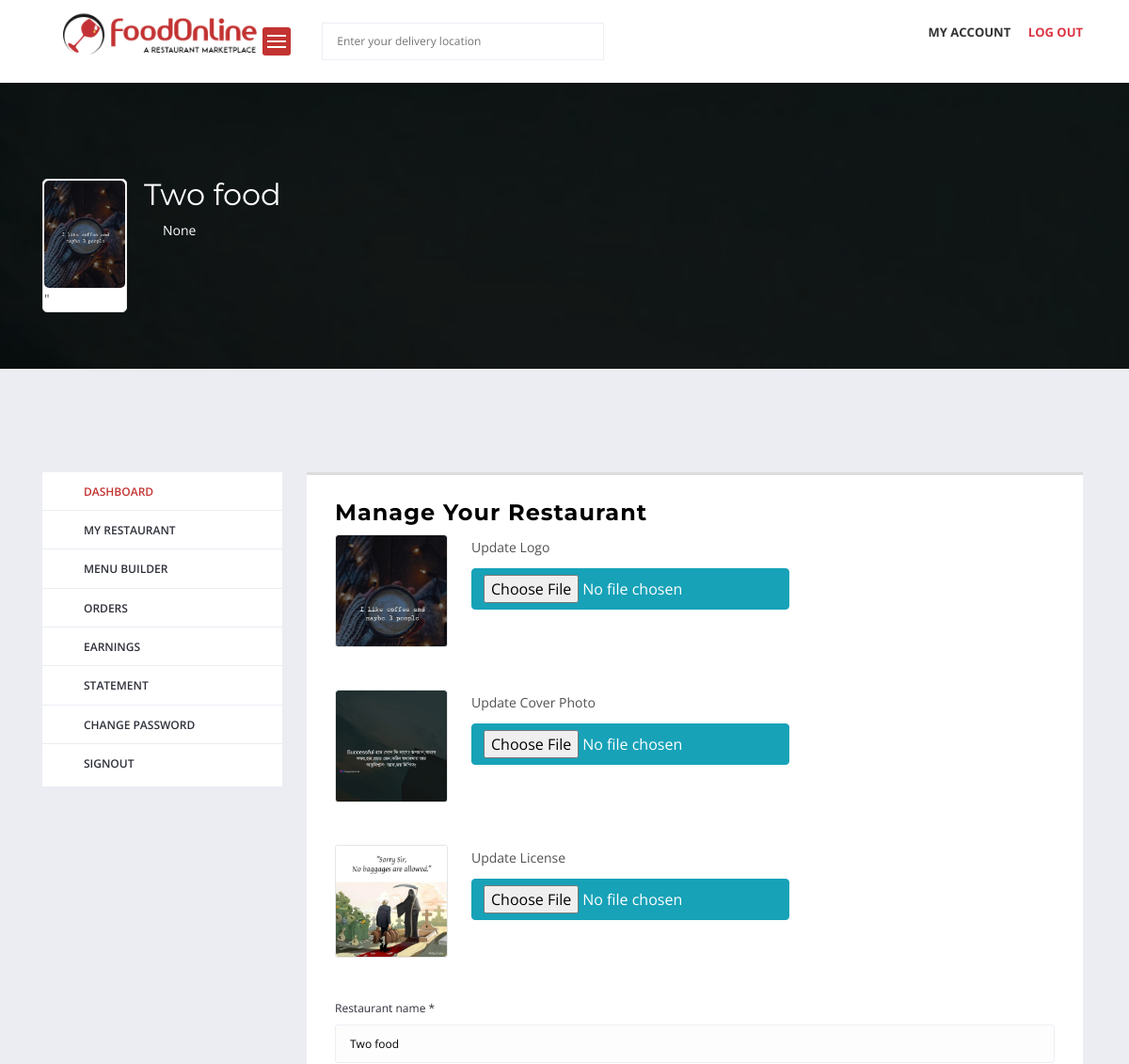
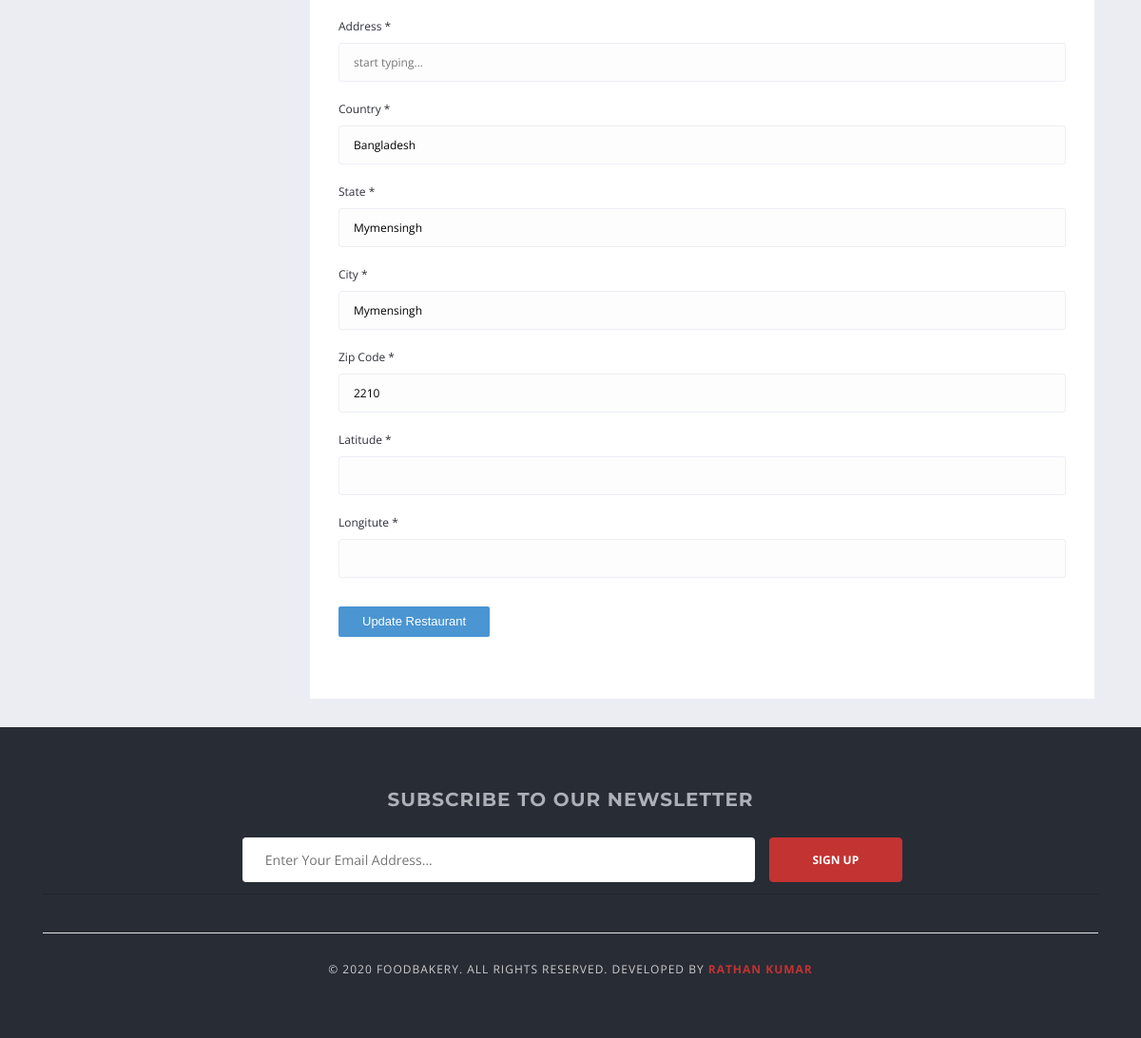
Screenshot of /vendor/profile/ (signed in) with the database file from the repository (2 pictures, top to bottom).
### vendor/models.py (models this page shows, shortened)
class Vendor(models.Model):
    vendor_user=models.OneToOneField(User, related_name='vendor_user',
                              on_delete=models.CASCADE)
    vendor_user_profile=models.OneToOneField(UserProfile,related_name='vendor_user_profile',
                                      on_delete=models.CASCADE)
    vendor_name=models.CharField(max_length=50)
    vendor_license=models.ImageField(upload_to='vendor/license')
    is_approved=models.BooleanField(default=False)
    created_at=models.DateTimeField(auto_now_add=True)
    modified_at=models.DateTimeField(auto_now=True)

### accounts/models.py (models this page shows, shortened)
class UserProfile(models.Model):
    user= models.OneToOneField(User, on_delete=models.CASCADE, related_name='user')
    profile_picture=models.ImageField(upload_to='user/profile_picture',blank=True,null=True)
    cover_photo=models.ImageField(upload_to='user/cover_picture',blank=True,null=True)
    address=models.CharField(max_length=500,blank=True,null=True)
    country=models.CharField(max_length=50, blank=True,null=True)
    state=models.CharField(max_length=50, blank=True,null=True)
    city=models.CharField(max_length=50, blank=True,null=True)
    pin_code=models.CharField(max_length=10, blank=True,null=True)
    latitude=models.CharField(max_length=50, blank=True,null=True)
    longitute=models.CharField(max_length=50, blank=True,null=True)
    created_at=models.DateTimeField(auto_now_add=True)
    modify_at=models.DateTimeField(auto_now=True)

### vendor/views.py (the view)
# urls.py: path('profile/', views.vprofile, name='vprofile'),
@login_required(login_url='login')
@user_passes_test(check_vendor_role)
def vprofile(request):
    profile=get_object_or_404(UserProfile, user=request.user)
    vendor_profile=get_object_or_404(Vendor, vendor_user=request.user)
    if request.method=='POST':
        profile_form=Vendfor_Profile_Form(request.POST, request.FILES, instance=profile)
        vendor_form=vendorForm(request.POST, request.FILES, instance=vendor_profile)
        if profile_form.is_valid() and vendor_form.is_valid():
            profile_form.save()
            vendor_form.save()
            return redirect('vprofile')
        else:
            print(profile_form.errors)
            print(vendor_form.errors)
    else:
        profile_form=Vendfor_Profile_Form(instance=profile)
        vendor_form=vendorForm(instance=vendor_profile)
    context={
        'profile_form':profile_form,
        'vendor_form':vendor_form,
        'profile':profile,
        'vendor_profile':vendor_profile,
    }
    return render(request, 'vendor/vprofile.html',context)

### templates/vendor/vprofile.html (shortened to what this page needs)
{% extends 'base.html' %}
{% load static %}
{% block content %}
<div class="main-section">
    {% include 'includes/cover.html' %}
     <div class="page-section account-header buyer-logged-in">
         <div class="container">
             <div class="row">
                 <div class="col-lg-3 col-md-3 col-sm-12 col-xs-12">
                    {% include 'includes/v_sidebar.html' %}
                 </div>
                 <div class="col-lg-9 col-md-9 col-sm-12 col-xs-12">
                     <div class="user-dashboard loader-holder">
                         <div class="user-holder">
                            <h2>Manage Your Restaurant</h2>
                            <form action="{% url 'vprofile' %}" method="POST" enctype="multipart/form-data">
                                <div class="form-fields-set">
                                    <ul>
                                        <li>
                                            <div class="row">
                                                <div class="col-lg-12 col-md-12 col-sm-12 col-xs-12">
                                                    <div class="restaurant-info">
                                                        <div class="img-holder">
                                                            <ul class="foodbakery-gallery-holder">
                                                                <li class="gal-img">
                                                                    <div class="drag-list">
                                                                        <div class="item-thumb">
                                                                            {% if profile.profile_picture %}
                                                                            <img class="thumbnail" src="{{ profile.profile_picture.url }}" alt="">
                                                                            {% else %}
                                                                            <img src="{% static 'images/de_cover.jpg' %}">
                                                                            {% endif %}
                                                                        </div>
                                                                    </div>
                                                                </li>
                                                            </ul>
                                                        </div>
                                                        <div class="text-holder">
                                                            <label>Update Logo</label>
                                                            <div class="upload-gallery">
                                                                {{profile_form.profile_picture}}
                                                            </div>
                                                        </div>
                                                    </div>
                                                </div>
                                                <div class="col-lg-12 col-md-12 col-sm-12 col-xs-12">
                                                    <div class="restaurant-info">
                                                        <div class="img-holder">
                                                            <ul class="foodbakery-gallery-holder">
                                                                <li class="gal-img">
                                                                    <div class="drag-list">
                                                                        <div class="item-thumb">
                                                                            {% if profile.cover_photo %}
                                                                            <img class="thumbnail" src="{{ profile.cover_photo.url }}" alt="">
                                                                            {% else %}
                                                                            <img src="{% static 'images/de_cover.jpg' %}">
                                                                            {% endif %}
                                                                        </div>
                                                                    </div>
                                                                </li>
                                                            </ul>
                                                        </div>
                                                        <div class="text-holder">
                                                            <label>Update Cover Photo</label>
                                                            <div class="upload-gallery">
                                                                {{profile_form.cover_photo}}
                                                            </div>
                                                        </div>
                                                    </div>
                                                </div>
                                                <div class="col-lg-12 col-md-12 col-sm-12 col-xs-12">
                                                    <div class="restaurant-info">
                                                        <div class="img-holder">
                                                            <ul class="foodbakery-gallery-holder">
                                                                <li class="gal-img">
                                                                    <div class="drag-list">
                                                                        <div class="item-thumb">
                                                                            <img class="thumbnail" src="{{ vendor_profile.vendor_license.url }}" alt="">
                                                                        </div>
                                                                    </div>
                                                                </li>
                                                            </ul>
                                                        </div>
                                                        <div class="text-holder">
                                                            <label>Update License</label>
                                                            <div class="upload-gallery">
                                                                {{vendor_form.vendor_license}}
                                                            </div>
                                                        </div>
                                                    </div>
                                                </div>
                                                <div class="col-lg-12 col-md-12 col-sm-12 col-xs-12">
                                                    <div class="field-holder">
                                                        <label>Restaurant name *</label>
                                                        {{vendor_form.vendor_name}}
                                                    </div>
                                                </div>
                                                <div class="col-lg-12 col-md-12 col-sm-12 col-xs-12">
                                                    <div class="field-holder">
                                                        <label>Address *</label>
                                                        {{profile_form.address}}
                                                    </div>
                                                </div>
                                                <div class="col-lg-12 col-md-12 col-sm-12 col-xs-12">
                                                    <div class="field-holder">
                                                        <label>Country *</label>
                                                        {{profile_form.country}}
                                                    </div>
                                                </div>
                                                <div class="col-lg-12 col-md-12 col-sm-12 col-xs-12">
                                                    <div class="field-holder">
                                                        <label>State *</label>
                                                        {{profile_form.state}}
                                                    </div>
                                                </div>
                                                <div class="col-lg-12 col-md-12 col-sm-12 col-xs-12">
                                                    <div class="field-holder">
                                                        <label>City *</label>
                                                        {{profile_form.city}}
                                                    </div>
                                                </div>
                                                <div class="col-lg-12 col-md-12 col-sm-12 col-xs-12">
                                                    <div class="field-holder">
                                                        <label>Zip Code *</label>
                                                        {{profile_form.pin_code}}
                                                    </div>
                                                </div>
                                                <div class="col-lg-12 col-md-12 col-sm-12 col-xs-12">
                                                    <div class="field-holder">
                                                        <label>Latitude *</label>
                                                        {{profile_form.latitude}}
                                                    </div>
                                                </div>
                                                <div class="col-lg-12 col-md-12 col-sm-12 col-xs-12">
                                                    <div class="field-holder">
                                                        <label>Longitute *</label>
                                                        {{profile_form.longitute}}
                                                    </div>
                                                </div>
                                            </div>
                                        </li>
                                    </ul>
                                    <div>
                                        <div class="field-holder">
                                            <div class="payment-holder input-button-loader">
                                                <input  type="submit" value="Update Restaurant" >
                                            </div>
                                        </div>
                                    </div>
                                </div>
                            </form>
                         </div>
                     </div>
                 </div>
             </div>
         </div>
     </div>
 </div>
{% endblock content %}

### templates/includes/cover.html
{% load static %}
<div class="page-section restaurant-detail-image-section" style=" background: url({% if vendor.vendor_user_profile.cover_photo %}{{ vendor.vendor_user_profile.cover_photo.url }} {% else %}{% static 'images/de_cover.jpg' %} {% endif %} ) no-repeat scroll 0 0 / cover;">
    <div class="container">
        <div class="row">
            <div class="col-lg-12 col-md-12 col-sm-12 col-xs-12">
                <div class="company-info-detail">
                    <div class="company-info">
                        <div class="img-holder">
                            <figure>
                                {% if vendor.vendor_user_profile.profile_picture %}
                                <img src="{{ vendor.vendor_user_profile.profile_picture.url }}"alt="">
                                {% else %}
                                {% static 'images/de_cover.jpg' %}
                                 {% endif %}"
                            </figure>
                        </div>
                        <div class="text-holder">
                            <span class="restaurant-title">{{vendor.vendor_name}}</span>
                            <div class="text">
                                <i class="icon-location"></i>
                                <p>{{vendor.vendor_user_profile.address}}</p>
                            </div>
                        </div>
                    </div>
                </div>
            </div>
        </div>
    </div>
</div>

### rows the page displays
Vendor: vendor_user_profile.cover_photo (picture), vendor_user_profile.profile_picture (picture), vendor_name "Two food", vendor_user_profile.address "None", vendor_license (picture)
UserProfile: profile_picture (picture), cover_photo (picture), country "Bangladesh", state "Mymensingh", city "Mymensingh", pin_code "2210"
